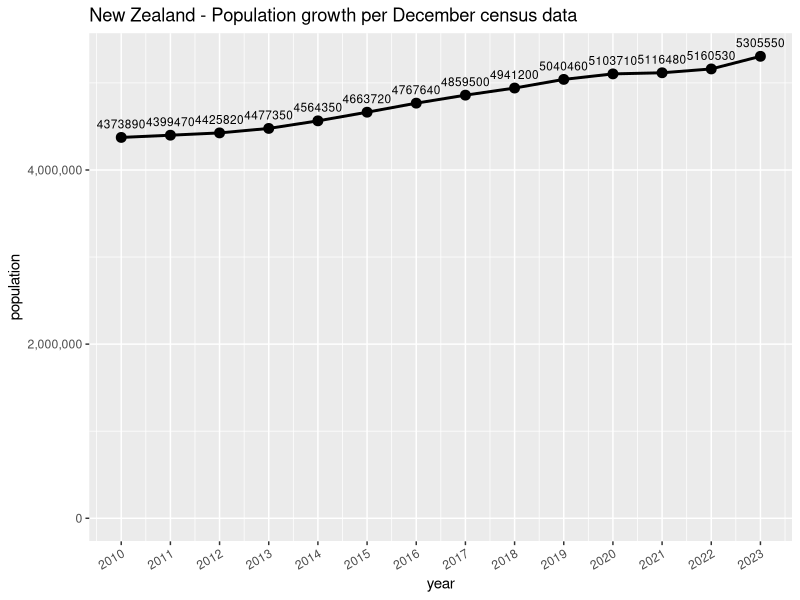
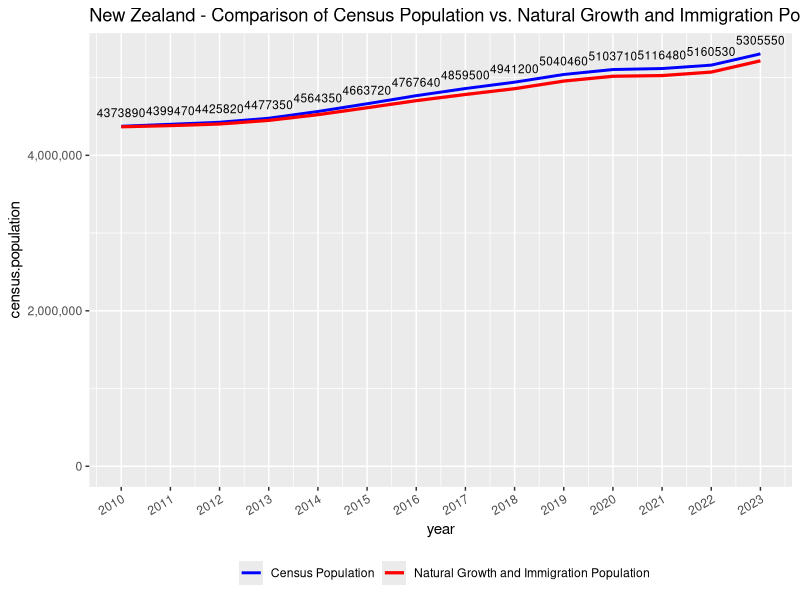
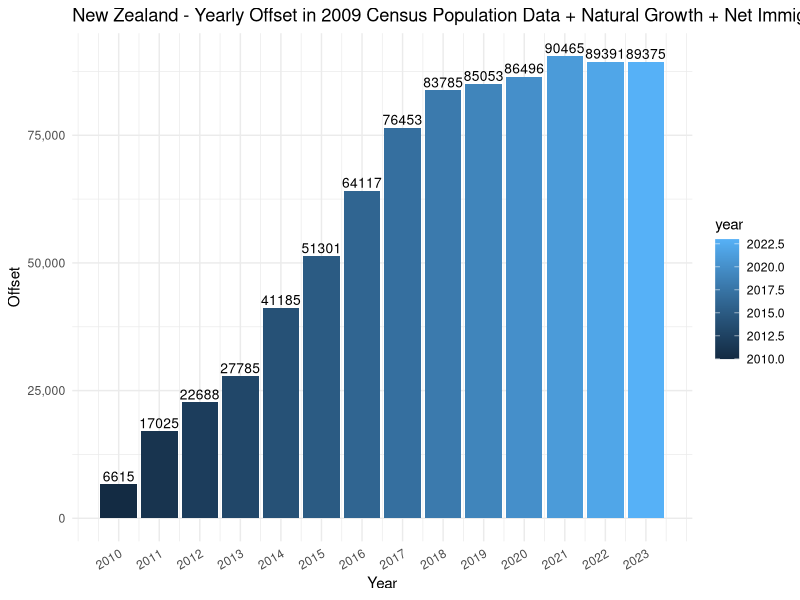

These charts were generated, in order, by the following R code:
# Loads necessary libraries
library(ggplot2)
library(scales) # For the comma function

# Reads the data from census
census_data <- read.csv("data/2010_2023_dec_census_data.csv")

# Plots the first dataset with a thicker line, point labels, and a title
p1 <- ggplot(census_data, aes(x = year, y = population)) +
  geom_line(size = 1) + # Increase line width
  geom_point(size = 3) + # Increase point size
  geom_text(aes(label = population), vjust = -1, size = 3) + # Add data labels
  scale_y_continuous(labels = comma, limits = c(0, max(census_data$population))) + # Use full number formatting for y-axis and start at 0
  scale_x_continuous(breaks = census_data$year) + # Set x-axis breaks to show integer years
  labs(title = "New Zealand - Population growth per December census data") + # Add chart title
  theme(axis.text.x = element_text(angle = 30, hjust = 1)) # Adjust the angle and justification of x-axis labels

# Prints the plot
print(p1)

# Reads the data from the second CSV file
new_census_data <- read.csv("data/2010_2023_dec_natural_and_immi_vs_census_data.csv")
print(new_census_data)

# Plots the second dataset with two lines
p2 <- ggplot(new_census_data, aes(x = year)) +
  geom_line(aes(y = census.population, colour = "Census Population"), size = 1) +
  geom_line(aes(y = natural.growth.and.immigration.population, colour = "Natural Growth and Immigration Population"), size = 1.1) + 
  geom_text(aes(y = census.population, label = census.population), vjust = -1, size = 3) +
  scale_color_manual(values = c("Census Population" = "blue", "Natural Growth and Immigration Population" = "red"),
                     name = "") +
  scale_x_continuous(breaks = census_data$year) +
  scale_y_continuous(labels = comma, limits = c(0, max(new_census_data$census.population, new_census_data$natural.growth.and.immigration.population))) +
  labs(title = "New Zealand - Comparison of Census Population vs. Natural Growth and Immigration Population") +
  theme(axis.text.x = element_text(angle = 30, hjust = 1),
        legend.position = "bottom")

# Prints the plot
print(p2)

# Plots the yearly offset as a column chart
p3 <- ggplot(new_census_data, aes(x = year, y = offset, fill = year)) +
  geom_col() + # Create the column chart
  geom_text(aes(label = offset), vjust = -0.3, size = 3.5) + # Add data labels above the bars
  scale_x_continuous(breaks = new_census_data$year) + # Set x-axis breaks to show integer years
  scale_y_continuous(labels = comma) + # Use full number formatting for y-axis
  labs(title = "New Zealand - Yearly Offset in 2009 Census Population Data + Natural Growth + Net Immigration", x = "Year", y = "Offset") + # Add labels and title
  theme_minimal() + # Use a minimal theme
  theme(axis.text.x = element_text(angle = 30, hjust = 1)) # Adjust the angle and justification of x-axis labels

# Print the column chart with values
print(p3)


